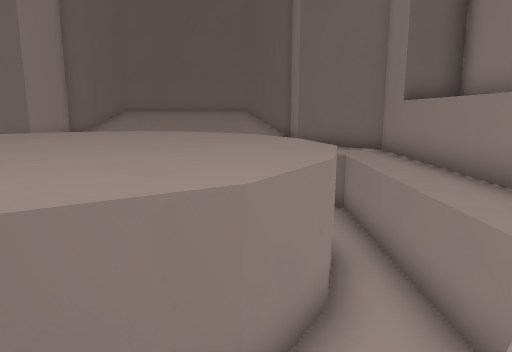
[1] (above)

12 first-person views from a walk through a Godot game level. The camera is 1.2 m above the floor, tilts 10° down and sees 70° across. The floor is counted in squares, 1 m on a side. Each view is taken from the middle of a square. On the plan, view 1 faces up. The plan holds only what a view shows up to about 15 squares ahead; the rest is blank. The place goes on beyond the plan.

[2]
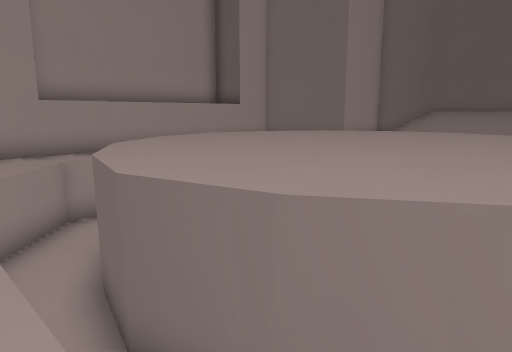

[3]
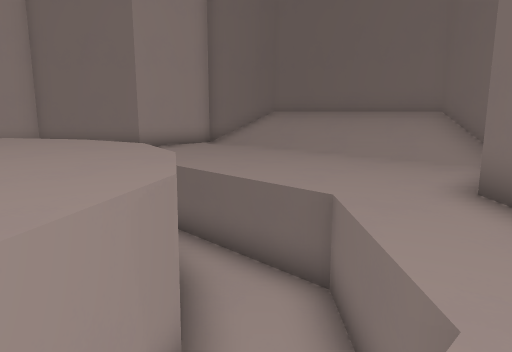

[4]
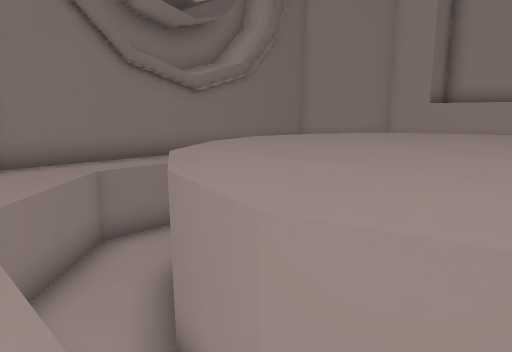

[5]
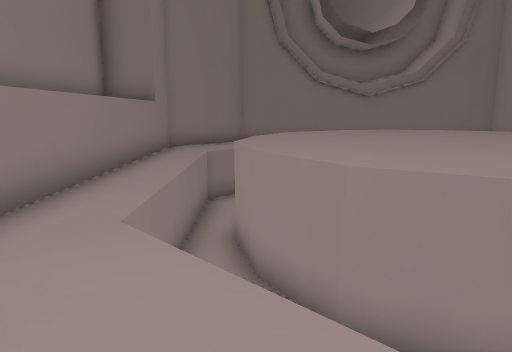

[6]
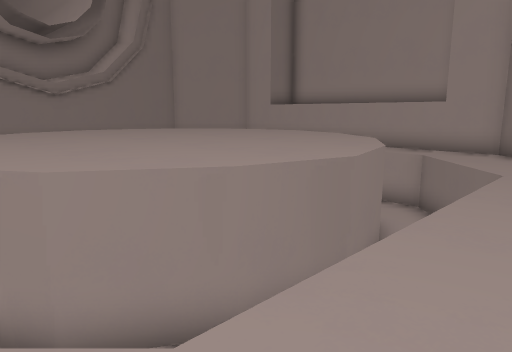

[7]
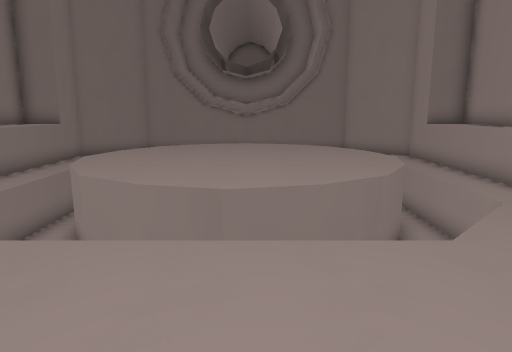

[8]
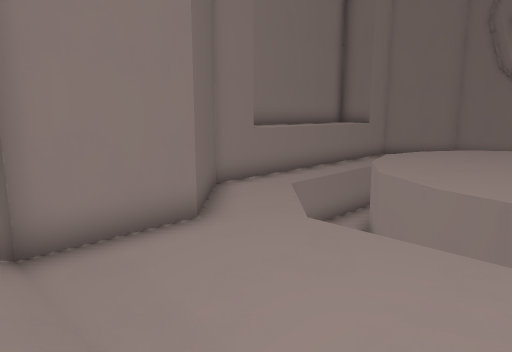

[9]
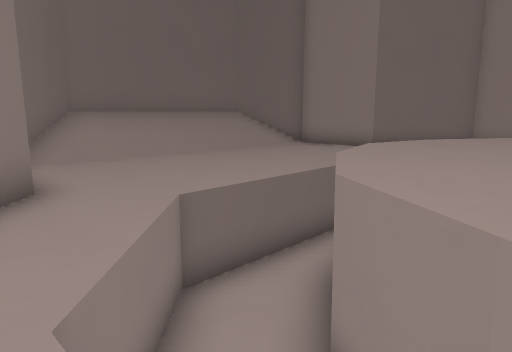

[10]
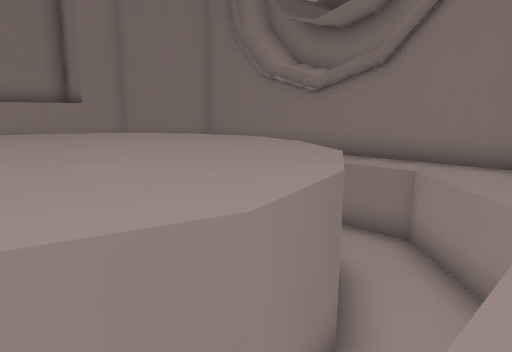

[11]
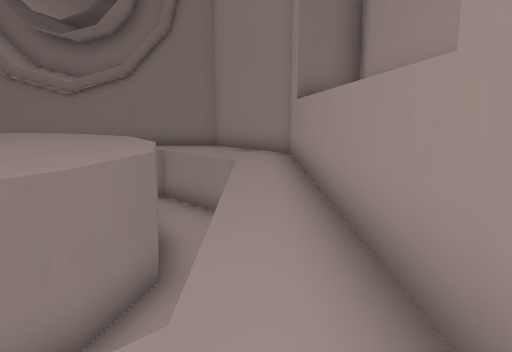

[12]
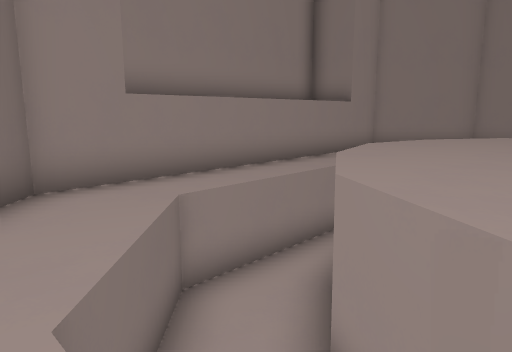

### Floor plan
Key: @ floor where view 1 was taken; # wall or solid block; . floor; / step, stairs or slope; ^ raised ledge; v drop or lower ground.
Columns run from 13 left of view 1 to 6 right of it. Each row starts with its distance up from view 1.
 19       ########
 18     ###//////###
 17     #//////////#
 16     #..........#
 15     #..........#
 14     #..........#
 13    #............#
 12   #...vvvvvvvv...#
 11   #..vvv^^^^vvv..#
 10 ^ ^.vv^^^^^^^^vv.^^^
  9 ^ ^.vv^^^^^^^^vv.^^^
  8 ^ ^.v^^^^^^^^^^v.^^^
  7 ^ ^.v^^^^^^^^^^v.^^^
  6 ^^^.v^^^^^^^^^^v.^^^
  5 ^^^.v^^^^^^^^^^v.^ ^
  4 ^^^.vv^^^^^^^^vv.^^^
  3 ^^^.vv^^^^^^^^vv.^^^
  2   #..vvv^^^^vvv..#
  1   #...vvvv vvv...#
  0    #.........@..#
 -1     ############

Positions as (right, up) in squares from view 1, and headings:
1: (0, 0), facing up
2: (0, 0), facing up-left
3: (3, 8), facing up-left
4: (3, 8), facing down-left
5: (1, 14), facing down
6: (1, 14), facing down-left
7: (-4, 18), facing down
8: (-4, 18), facing down-right
9: (-10, 8), facing up-right
10: (-10, 8), facing down-right
11: (-10, 12), facing down
12: (-2, 13), facing down-right
